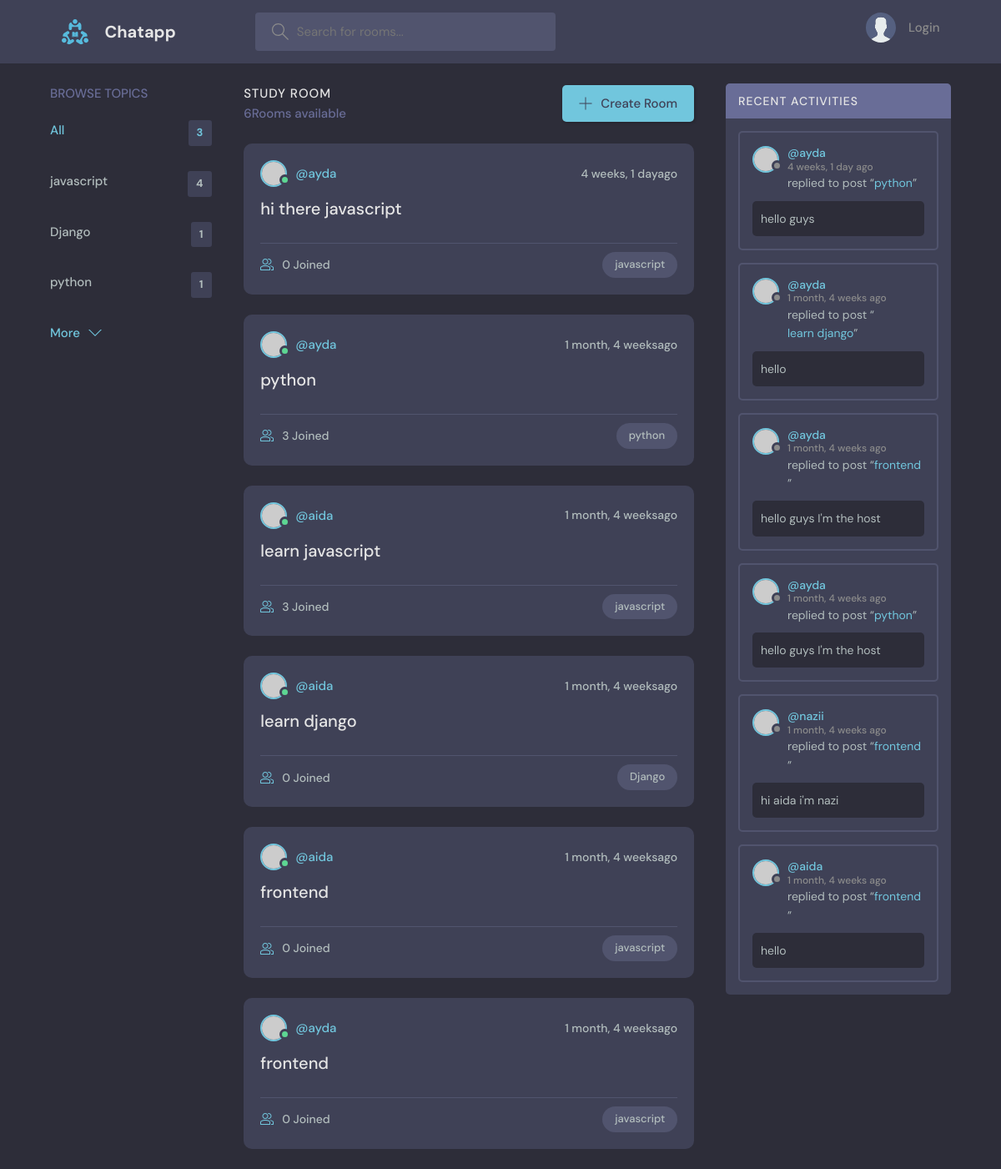
The page / on the database its author committed.
### base/models.py (models this page shows, shortened)
class Topic(models.Model):
    name=models.CharField(max_length=200)

class Room(models.Model):
    host=models.ForeignKey(User,on_delete=models.SET_NULL,null=True)
    topic=models.ForeignKey(Topic, on_delete=models.SET_NULL,null=True)
    name=models.CharField(max_length=300)
    description=models.TextField(null=True,blank=True)
    participants=models.ManyToManyField(User,related_name='paricipants',blank=True)
    updated=models.DateTimeField(auto_now=True)
    created=models.DateTimeField(auto_now_add=True)
    class Meta:
        ordering=['-updated','-created']
    def __str__(self):
        return self.name

class Message(models.Model):
    user=models.ForeignKey(User, on_delete=models.CASCADE)
    room=models.ForeignKey(Room,on_delete=models.CASCADE)
    body=models.TextField()
    updated=models.DateTimeField(auto_now=True)
    created=models.DateTimeField(auto_now_add=True)
    class Meta:
        ordering=['-updated','-created']
    def __str__(self):
        return self.body[0:50]

### base/views.py (the view)
# urls.py: path('',views.home, name='home'),
def home(request):
    q= request.GET.get('q') if request.GET.get('q') !=None else ''
    rooms=Room.objects.filter(Q(topic__name__icontains=q)| Q(name__icontains=q)| Q(description__icontains=q))
    topics=Topic.objects.all()
    rooms_count=rooms.count()
    room_messages=Message.objects.filter(Q(room__topic__name__icontains=q))
    context={'rooms':rooms,'topics':topics,'rooms_count':rooms_count ,'room_messages':room_messages}
    return render(request,'base/index.html',context)

### base/templates/base/index.html (shortened to what this page needs)
{% extends 'main.html'%}
   {% block content%}
    <main class="layout layout--3">
      <div class="container">
        {% include 'base/topics_component.html'%}
        <div class="roomList">
          <div class="roomList__header">
            <div>
              <h2>Study Room</h2>
              <p> {{rooms_count}}Rooms available</p>
            </div>
            <a class="btn btn--main" href="{% url 'createRoom'%}">
              <svg version="1.1" xmlns="http://www.w3.org/2000/svg" width="32" height="32" viewBox="0 0 32 32">
                <title>add</title>
                <path
                  d="M16.943 0.943h-1.885v14.115h-14.115v1.885h14.115v14.115h1.885v-14.115h14.115v-1.885h-14.115v-14.115z"
                ></path>
              </svg>
              Create Room
            </a>
          </div>
          {% include 'base/feed_component.html'%}
        </div>
        {% include 'base/activity_component.html'%}
      </div>
    </main>
    {% endblock content %}

### base/templates/base/topics_component.html
<div class="topics">
  <div class="topics__header">
    <h2>Browse Topics</h2>
  </div>
  <ul class="topics__list">
    <li>
      <a href="{% url 'home'%}" class="active">All <span>{{topics.count}}</span></a>
    </li>
    {% for topic in topics%}
    <li>
      <a href="{% url 'home'%}?q={{topic.name}}">{{topic.name}} <span>{{topic.room_set.all.count}}</span></a>
    </li>
    {% endfor%}
  </ul>
  <a class="btn btn--link" href="topics.html">
    More
    <svg version="1.1" xmlns="http://www.w3.org/2000/svg" width="32" height="32" viewBox="0 0 32 32">
      <title>chevron-down</title>
      <path d="M16 21l-13-13h-3l16 16 16-16h-3l-13 13z"></path>
    </svg>
  </a>
</div>

### base/templates/base/feed_component.html (shortened to what this page needs)
{% for room in rooms%}
<div class="roomListRoom">
  <div class="roomListRoom__header">
    <a href="{% url 'userProfile' room.host.id %}" class="roomListRoom__author">
      <div class="avatar avatar--small active">
        <img src="https://randomuser.me/api/portraits/men/11.jpg" />
      </div>
      <span>@{{room.host.username}}</span>
    </a>
    <div class="roomListRoom__actions">
      <span>{{room.created|timesince}}ago</span>
    </div>
  </div>
  <div class="roomListRoom__content">
    <a href="{% url 'room' room.id %}">{{room.name}}</a>
  </div>
  <div class="roomListRoom__meta">
    <a href="{% url 'room' room.id %}" class="roomListRoom__joined">
     {{room.participants.all.count}} Joined
    </a>
    <p class="roomListRoom__topic">{{room.topic.name}}</p>
  </div>
</div>
{% endfor%}

### base/templates/base/activity_component.html (shortened to what this page needs)
 <div class="activities">
  <div class="activities__header">
    <h2>Recent Activities</h2>
  </div>
  {%for message in room_messages %}
  <div class="activities__box">
    <div class="activities__boxHeader roomListRoom__header">
      <a href="{% url 'userProfile' message.user.id %}" class="roomListRoom__author">
        <div class="avatar avatar--small">
          <img src="https://randomuser.me/api/portraits/women/11.jpg" />
        </div>
        <p>
          @{{message.user}}
          <span>{{message.created|timesince}} ago</span>
        </p>
      </a>
    </div>
    <div class="activities__boxContent">
      <p>replied to post “<a href="{% url 'room' message.room.id %}">{{message.room}}</a>”</p>
      <div class="activities__boxRoomContent">
        {{message}}
        </div>
    </div>
  </div>
  {% endfor %}
</div>

### rows shown on the page
Topic: name "javascript", room_set.all.count "4"
Topic: name "Django", room_set.all.count "1"
Topic: name "python", room_set.all.count "1"
Room: host.username "ayda", created "4 weeks, 1 day", name "hi there javascript", participants.all.count "0", topic.name "javascript"
Room: host.username "ayda", created "1 month, 4 weeks", name "python", participants.all.count "3", topic.name "python"
Room: host.username "aida", created "1 month, 4 weeks", name "learn javascript", participants.all.count "3", topic.name "javascript"
Room: host.username "aida", created "1 month, 4 weeks", name "learn django", participants.all.count "0", topic.name "Django"
Room: host.username "aida", created "1 month, 4 weeks", name "frontend", participants.all.count "0", topic.name "javascript"
Room: host.username "ayda", created "1 month, 4 weeks", name "frontend", participants.all.count "0", topic.name "javascript"
Message: user "ayda", created "4 weeks, 1 day", room "python", body "hello guys"
Message: user "ayda", created "1 month, 4 weeks", room "learn django", body "hello"
Message: user "ayda", created "1 month, 4 weeks", room "frontend", body "hello guys I'm the host"
Message: user "ayda", created "1 month, 4 weeks", room "python", body "hello guys I'm the host"
Message: user "nazii", created "1 month, 4 weeks", room "frontend", body "hi aida i'm nazi"
Message: user "aida", created "1 month, 4 weeks", room "frontend", body "hello"

### other values the page prints
{{ topics.count }} "3"
{{ rooms_count }} "6"
